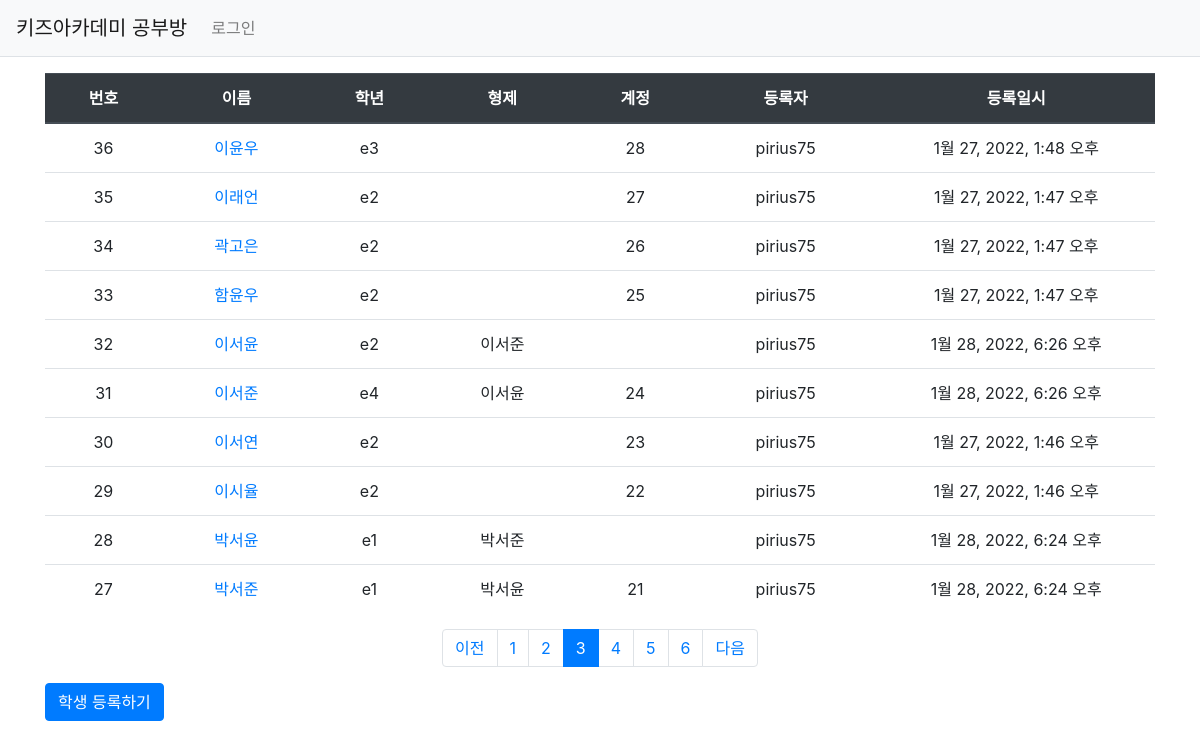
The app's page /studyroom/?page=3, older data.
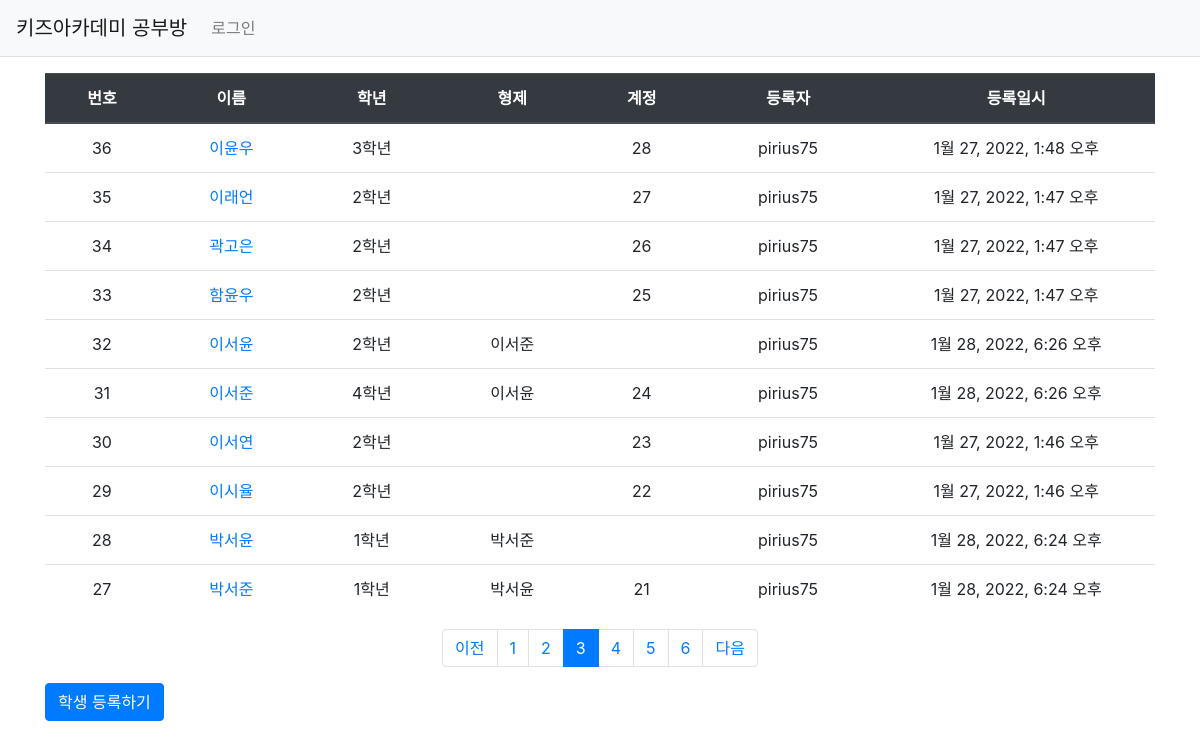
The same page, newer data.
### studyroom/models.py (models this page shows)
class Student(models.Model):
    Grade_choices = (
        ('Y6','6세'),
        ('Y7','7세'),
        ('E1','1학년'),
        ('E2','2학년'),
        ('E3','3학년'),
        ('E4','4학년'),
        ('E5','5학년'),
        ('E6','6학년'),
    )
    user = models.ForeignKey(User, on_delete=models.CASCADE)
    brother = models.ForeignKey('self', on_delete=models.CASCADE, blank=True, null=True)
    name = models.CharField(max_length=20)
    grade = models.CharField(max_length=2, choices=Grade_choices)
    create_date = models.DateTimeField()
    modify_date = models.DateTimeField(null=True, blank=True)
    delete_yn = models.CharField(max_length=1, default='n')

class Account(models.Model):
    user = models.ForeignKey(User, on_delete=models.CASCADE)
    student = models.ForeignKey(Student, on_delete=models.CASCADE)
    sub_student_id = models.IntegerField(null=True, blank=True)
    payer = models.CharField(max_length=40, null=True, blank=True)
    payer_phone_num = models.CharField(max_length=11, null=True, blank=True)
    brother_dc_yn = models.CharField(max_length=1, default='n')
    recommend_dc_start = models.CharField(max_length=6, null=True, blank=True, default='yyyymm')
    recommend_dc_end = models.CharField(max_length=6, null=True, blank=True, default='yyyymm')
    create_date = models.DateTimeField()
    modify_date = models.DateTimeField(null=True, blank=True)

### studyroom/views/base_views.py (the view)
# urls.py: path('', base_views.index, name='index'),  # '/' 에 해당되는 path
def index(request):
    logger.info("INFO 레벨로 출력")
    """
    학생 목록 출력
    """
    page = request.GET.get('page', '1')  # 페이지
    student_list = Student.objects.order_by('-id')
    paginator = Paginator(student_list, 10)  # 페이지당 10개씩 보여주기
    page_obj = paginator.get_page(page)
    context = {'student_list': page_obj}
    return render(request, 'studyroom/student_list.html', context)

### studyroom/templatetags/studyroom_filter.py (called while the page is built)
@register.filter
def sub(value, arg):
    return value - arg

### templates/studyroom/student_list.html
{% extends 'base.html' %}
{% load studyroom_filter %}
{% block content %}
<div class="container my-3">
    <table class="table">
        <thead>
        <tr class="text-center thead-dark">
            <th>번호</th>
            <th>이름</th>
            <th>학년</th>
            <th>형제</th>
            <th>계정</th>
            <th>등록자</th>
            <th style="width:25%">등록일시</th>
        </tr>
        </thead>
        <tbody>
        {% if student_list %}
        {% for student in student_list %}
        <tr class="text-center">
            <td>
                {{ student_list.paginator.count|sub:student_list.start_index|sub:forloop.counter0|add:1 }}
            </td>
            <td >
                <a href="{% url 'studyroom:detail' student.id %}">{{ student.name }}</a>
            </td>
            <td>{{ student.get_grade_display }}</td>
            <td>{{ student.brother.name }}</td>
            <td>{{ student.account_set.all.first.id }}</td>
            <td>{{ student.user.username }}</td>
            <td>{{ student.create_date }}</td>
        </tr>
        {% endfor %}
        {% else %}
        <tr>
            <td colspan="3">학생이 없습니다.</td>
        </tr>
        {% endif %}
        </tbody>
    </table>
    <ul class="pagination justify-content-center">
        {% if student_list.has_previous %}
        <li class="page-item">
            <a class="page-link" href="?page={{ student_list.previous_page_number }}">이전</a>
        </li>
        {% else %}
        <li class="page-item disabled">
            <a class="page-link" tabindex="-1" aria-disabled="true" href="#">이전</a>
        </li>
        {% endif %}
        {% for page_number in student_list.paginator.page_range %}
        {% if page_number >= student_list.number|add:-5 and page_number <= student_list.number|add:5 %}
            {% if page_number == student_list.number %}
            <li class="page-item active" aria-current="page">
                <a class="page-link" href="?page={{ page_number }}">{{ page_number }}</a>
            </li>
            {% else %}
            <li class="page-item">
                <a class="page-link" href="?page={{ page_number }}">{{ page_number }}</a>
            </li>
            {% endif %}
        {% endif %}
        {% endfor %}
        {% if student_list.has_next %}
        <li class="page-item">
            <a class="page-link" href="?page={{ student_list.next_page_number }}">다음</a>
        </li>
        {% else %}
        <li class="page-item disabled">
            <a class="page-link" tabindex="-1" aria-disabled="true" href="#">다음</a>
        </li>
        {% endif %}
    </ul>
    <a href="{% url 'studyroom:student_create' %}" class="btn btn-primary">학생 등록하기</a>
</div>
{% endblock %}

Row changes from the older to the newer data that the page shows:
changed Student "이윤우": grade "e3" → "3학년"
changed Student "이래언": grade "e2" → "2학년"
changed Student "곽고은": grade "e2" → "2학년"
changed Student "함윤우": grade "e2" → "2학년"
changed Student (number 5 of 10 on the later page): grade "e2" → "2학년"
changed Student (number 6 of 10 on the later page): grade "e4" → "4학년"
changed Student "이서연": grade "e2" → "2학년"
changed Student "이시율": grade "e2" → "2학년"
changed Student (number 9 of 10 on the later page): grade "e1" → "1학년"
changed Student (number 10 of 10 on the later page): grade "e1" → "1학년"
